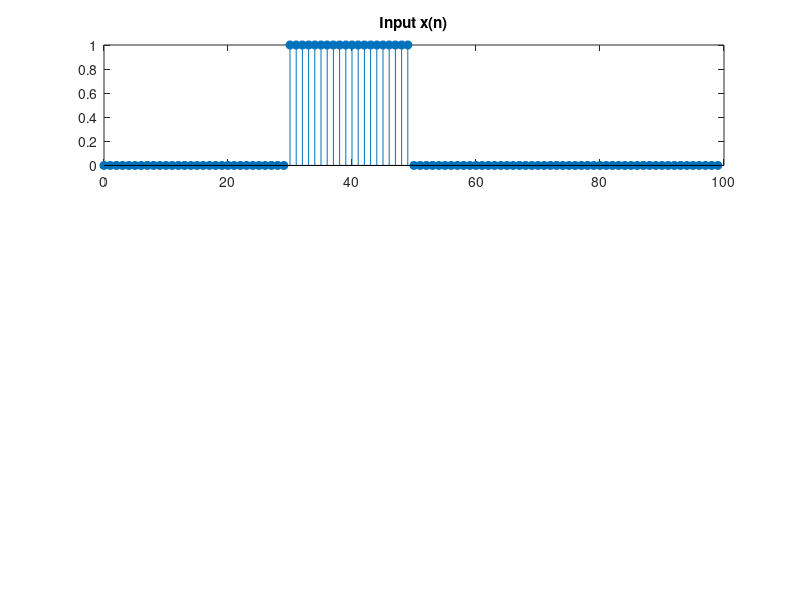

Reproduce this figure in MATLAB. (Note: this script raises an error after producing the figure.)
clear; clc; close all;

member1 = 'Thien Phu';
member2 = 'Dinh Hieu';
names_tag = sprintf('(%s, %s)', member1, member2);

n = 0:99;
x = double(n >= 30) - double(n >= 50);

h1 = double(n >= 10) - double(n >= 20);
h2 = (0.9 .^ n) .* double(n >= 0);
h3 = double(n == 0) - double(n == 1);

Nx = length(x);
Nh = length(h1);
Ny = Nx + Nh - 1;

x_pad = [x, zeros(1, Nh - 1)];
h1_pad = [h1, zeros(1, Nx - 1)];
h2_pad = [h2, zeros(1, Nx - 1)];
h3_pad = [h3, zeros(1, Nx - 1)];

y1_fft = real(ifft(fft(x_pad, Ny) .* fft(h1_pad, Ny)));
y2_fft = real(ifft(fft(x_pad, Ny) .* fft(h2_pad, Ny)));
y3_fft = real(ifft(fft(x_pad, Ny) .* fft(h3_pad, Ny)));

y1_conv = conv(x, h1);
y2_conv = conv(x, h2);
y3_conv = conv(x, h3);

disp('Max absolute difference for h1:');
disp(max(abs(y1_fft - y1_conv)));
disp('Max absolute difference for h2:');
disp(max(abs(y2_fft - y2_conv)));
disp('Max absolute difference for h3:');
disp(max(abs(y3_fft - y3_conv)));

figure('Name', 'Exercise 4.4 - System 1 (FFT)', 'Color', 'w');
subplot(3, 1, 1);
stem(n, x, 'filled');
title('Input x(n)');
subtitle(names_tag);
xlabel('n'); ylabel('x(n)'); grid on;

subplot(3, 1, 2);
stem(n, h1, 'filled');
title('Impulse Response h1(n)');
subtitle(names_tag);
xlabel('n'); ylabel('h1(n)'); grid on;

subplot(3, 1, 3);
stem(n, y1_fft(1:100), 'filled');
title('Output y1(n) via Circular Convolution (FFT/IFFT)');
subtitle(names_tag);
xlabel('n'); ylabel('y1(n)'); grid on;

figure('Name', 'Exercise 4.4 - System 2 (FFT)', 'Color', 'w');
subplot(3, 1, 1);
stem(n, x, 'filled');
title('Input x(n)');
subtitle(names_tag);
xlabel('n'); ylabel('x(n)'); grid on;

subplot(3, 1, 2);
stem(n, h2, 'filled');
title('Impulse Response h2(n)');
subtitle(names_tag);
xlabel('n'); ylabel('h2(n)'); grid on;

subplot(3, 1, 3);
stem(n, y2_fft(1:100), 'filled');
title('Output y2(n) via Circular Convolution (FFT/IFFT)');
subtitle(names_tag);
xlabel('n'); ylabel('y2(n)'); grid on;

figure('Name', 'Exercise 4.4 - System 3 (FFT)', 'Color', 'w');
subplot(3, 1, 1);
stem(n, x, 'filled');
title('Input x(n)');
subtitle(names_tag);
xlabel('n'); ylabel('x(n)'); grid on;

subplot(3, 1, 2);
stem(n, h3, 'filled');
title('Impulse Response h3(n)');
subtitle(names_tag);
xlabel('n'); ylabel('h3(n)'); grid on;

subplot(3, 1, 3);
stem(n, y3_fft(1:100), 'filled');
title('Output y3(n) via Circular Convolution (FFT/IFFT)');
subtitle(names_tag);
xlabel('n'); ylabel('y3(n)'); grid on;
